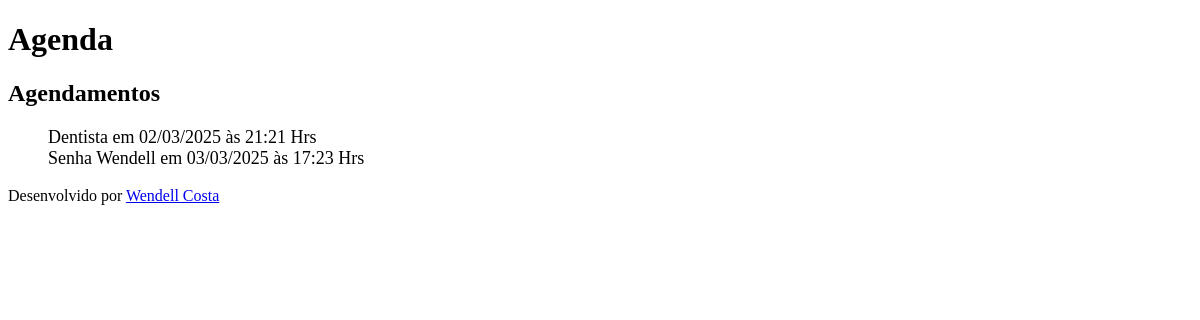
Page /agenda/ (signed in) on the earlier database version.
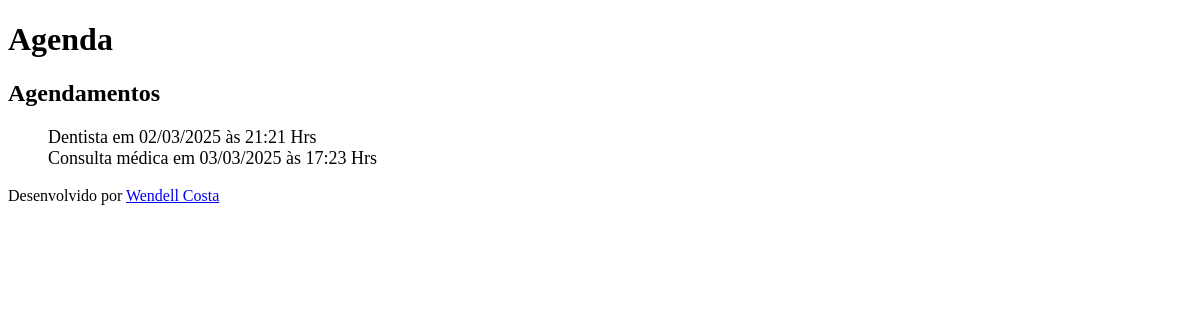
Same page on the later database version.
### core/models.py (models this page shows, shortened)
class Evento(models.Model):
    titulo = models.CharField(max_length=100)
    descricao = models.TextField(blank=True, null=True) # A descrição pode ser nulo ou vazio
    data_evento = models.DateTimeField(verbose_name='Data do Evento') # A data do evento é obrigatória, o verbose_name é o nome que será exibido no formulário
    data_criacao = models.DateTimeField(auto_now=True, verbose_name='Data da Criação') # A data de criação do evento é automatica
    usuario = models.ForeignKey(User, on_delete=models.CASCADE) # Se o usuário dono do evento for excluido da aplicação, todos os eventos serão excluídos
    class Meta:
        db_table = 'evento' # Define o nome da tabela no banco de dados como 'evento' ao invés de 'core_evento' que é o padrão do Django
    def get_data_evento(self):
        return self.data_evento.strftime('%d/%m/%Y às %H:%M Hrs') # Retorna a data do evento formatada

### core/views.py (the view)
# urls.py: path('agenda/', views.lista_eventos),
@login_required()
def lista_eventos(request):
    evento = Evento.objects.all() # filter(usuario=usuario) # Filtra os eventos do usuário logado e armazena na variável evento
    dados = {'eventos': evento} # Cria um dicionário com o evento e armazena na variável dados
    return render(request, 'agenda.html', dados) # Renderiza a página agenda.html com os dados do dicionário

### agenda/templates/agenda.html
{% extends "model-page.html" %}
{% block content %}
    <h2>Agendamentos</h2>
    <ul style="list-style-type: none; font-size: 18px;">
    {% for evento in eventos %}
          <li>{{ evento.titulo }} em {{ evento.get_data_evento}} </li>
    {% endfor %}
    </ul>
{% endblock %}

Differences in the rows shown:
changed Evento: titulo "Senha Wendell" → "Consulta médica"
